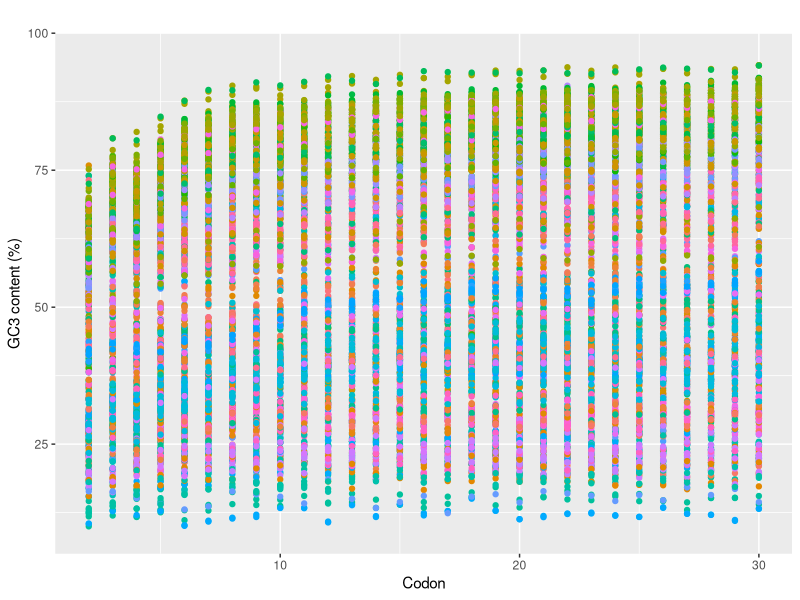
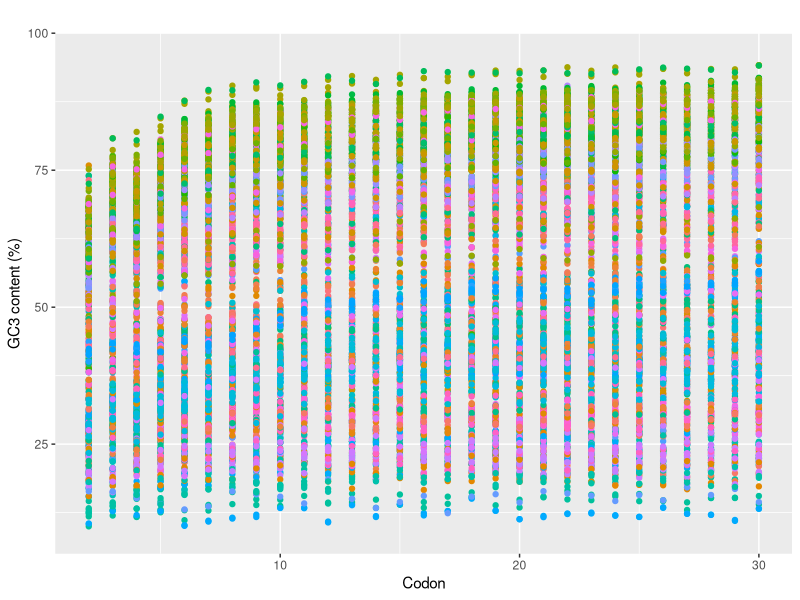

Source code (R) for these figures, in order:
#Supplementary Figure 2

#install.packages("ggplot2")

library(ggplot2)
library(tidyr) 

df <- read.csv('GC3_core.csv')

names(df)[names(df) == 'Core_GC3'] <- 'codon_30'

long <- df %>% 
  pivot_longer(
    cols = starts_with('codon'), 
    names_to = "codon",
    values_to = "GC"
  )

# %
long$GC <- long$GC * 100

#change the codon names to numbers to plot against
long$codon <- as.numeric(gsub("codon_", "", long$codon))

quartz()
  
ggplot(long, aes(codon, GC, colour = Species)) + geom_point(show.legend = FALSE) + labs(x="Codon",y="GC3 content (%)",title="")+ scale_y_continuous(limits = c(5, 100),expand = c(0, 0))

ggsave("SFig2_ALL_GC3.pdf", plot = last_plot())

